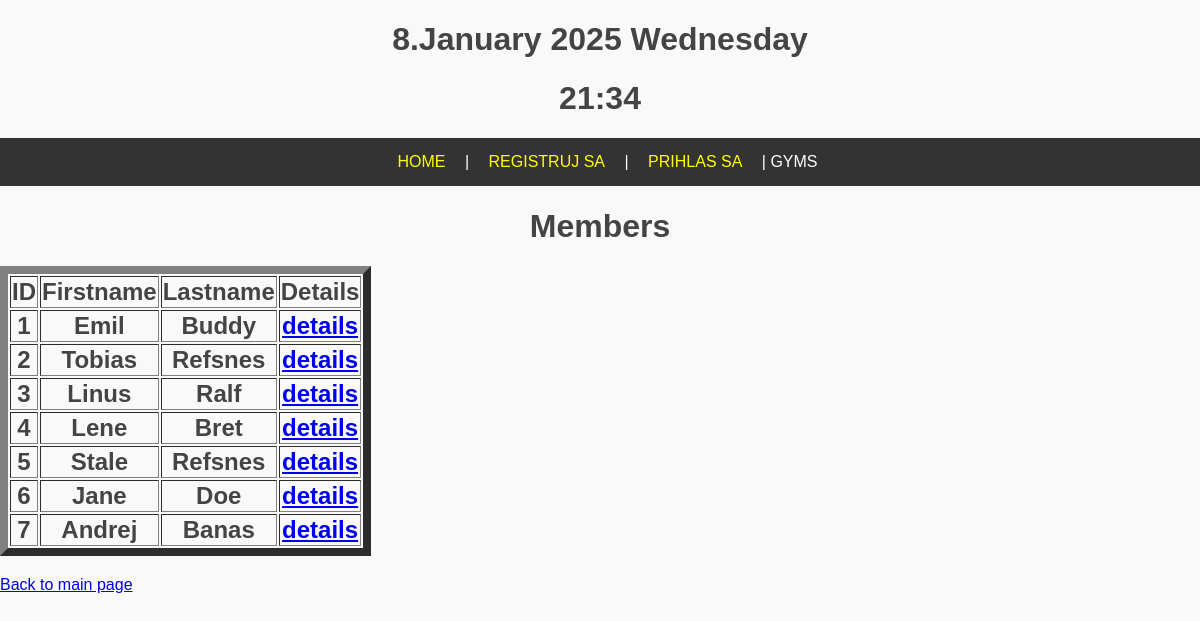
Page /members/members/ on the committed database.
### members/models.py (models this page shows)
class Member(models.Model):
  username = models.CharField(max_length=255, unique=True, null=True)
  firstname = models.CharField(max_length=255, null=True)
  lastname = models.CharField(max_length=255, null=True)
  email = models.EmailField(max_length=255, unique=True, null=True)
  entries = models.IntegerField(default =0)
  joined_date = models.DateField(null=True)
  password = models.CharField(max_length=255, null=True)

### members/views.py (the view)
# urls.py: path('members/', views.members, name='members'),
def members(request):
    mymembers= Member.objects.all().values()
    template = loader.get_template('all_members.html')
    context = {
        'mymembers': mymembers
    }
    return HttpResponse(template.render(context, request))

### members/templates/all_members.html (shortened to what this page needs)
{% extends "masters.html" %}
{% block content %}
<div>
    <a href="{% url '' %}">HOME</a> |
    <a href="{% url 'register' %}">REGISTRUJ SA</a> |
    <a href="{% url 'mylogin' %}">PRIHLAS SA</a> |
    GYMS
</div>
  <h1>Members</h1>
<h2>
    <table border="8">
    <tr>
        <th>ID</th>
        <th>Firstname</th>
        <th>Lastname</th>
        <th>Details</th>
    </tr>
    {% for x in mymembers %}
    <tr>
        <td> {{ x.id }} </td>
        <td> {{ x.firstname}} </td>
        <td> {{ x.lastname}} </td>
        <td> <a href="details/{{ x.id }}">details</a> </td>
    </tr>
    {% endfor %}
    </table>
</h2>
  <p> <a href="/"> Back to main page </a></p>
{% endblock %}

### members/templates/masters.html (shortened to what this page needs)
{% load static %}
<!DOCTYPE html>
<html>
<head>
  <link rel="stylesheet" href="{% static 'first.css' %}">
</head>
<body>
<h1>{% now "j.F  Y l" %}</h1>
<h1>{% now "G:i" %}</h1>
{% block content %}
{% endblock %}
</body>
</html>

### members/static/first.css (style rules this page uses)
body { font-family: Arial, sans-serif; background-color: #f9f9f9; margin: 0; padding: 0; }
div { background-color: #333; color: white; padding: 15px; text-align: center; }
div a { color: yellow; text-decoration: none; margin: 0 15px; }
h1 { text-align: center; color: #444; }
h2 { text-align: center; color: #444; }
table { text-align: center; color: #444; }

### rows in the picture
Member: id "1", firstname "Emil", lastname "Buddy"
Member: id "2", firstname "Tobias", lastname "Refsnes"
Member: id "3", firstname "Linus", lastname "Ralf"
Member: id "4", firstname "Lene", lastname "Bret"
Member: id "5", firstname "Stale", lastname "Refsnes"
Member: id "6", firstname "Jane", lastname "Doe"
Member: id "7", firstname "Andrej", lastname "Banas"
